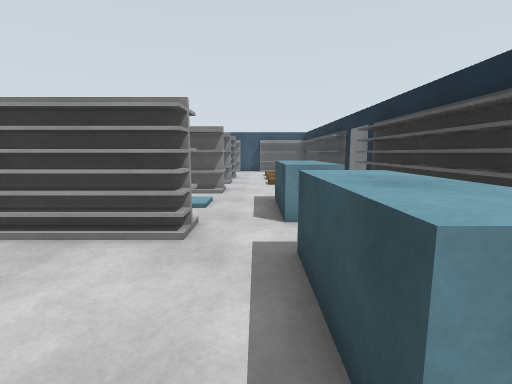
[1] (above)

17 first-person views from a walk through a world built for the Gazebo simulator. The camera is 1.2 m above the floor, tilts 8° down and sees 85° across. The floor is counted in squares, 1 m on a side. Each view is taken from the middle of a square. On the plan, view 1 faces up. The plan holds only what a view shows up to about 12 squares ahead; the rest is blank. Gazebo's built-in surfaces are drawn with simple patterns.

[2]
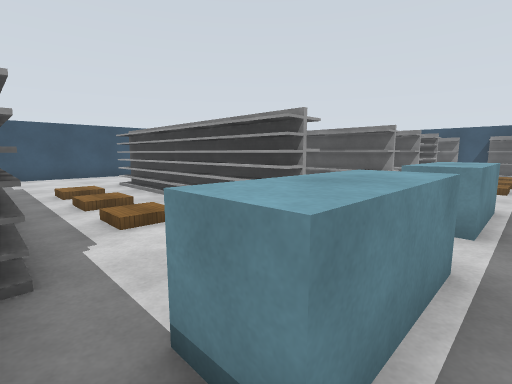

[3]
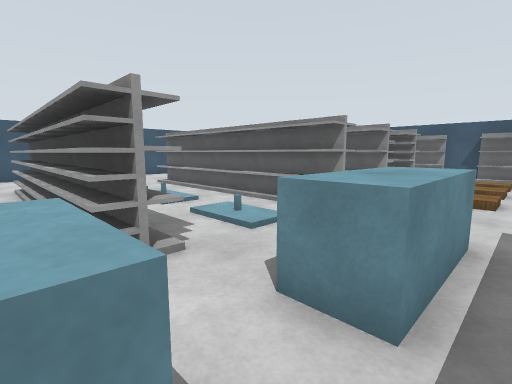

[4]
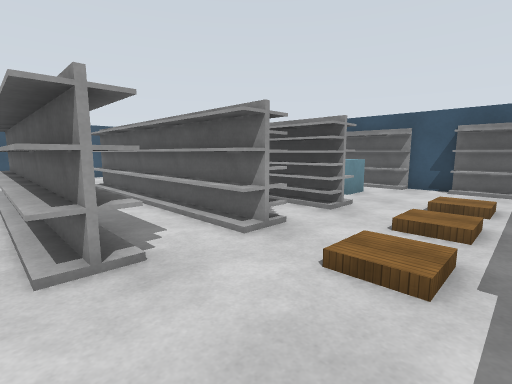

[5]
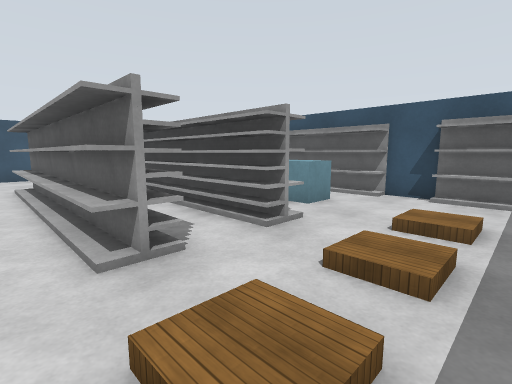

[6]
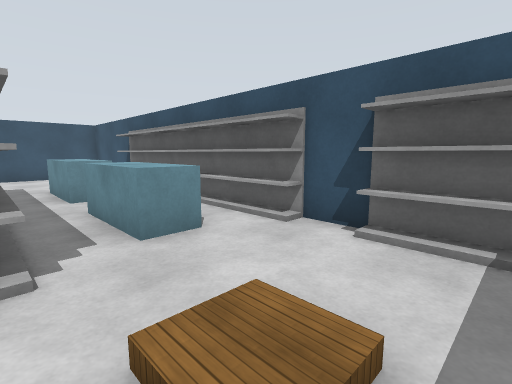

[7]
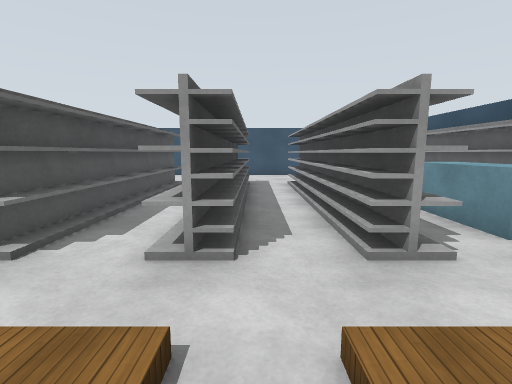

[8]
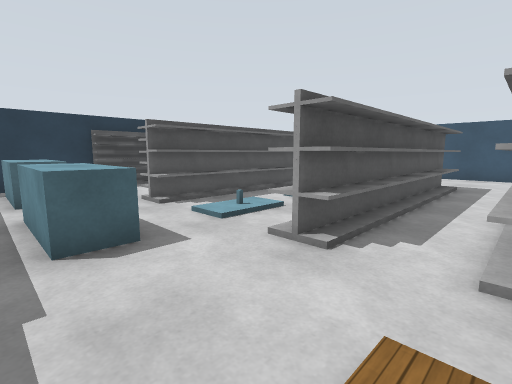

[9]
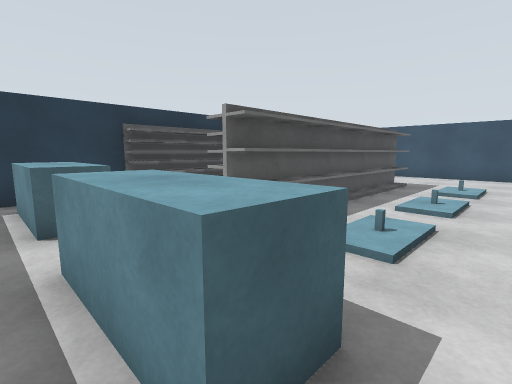

[10]
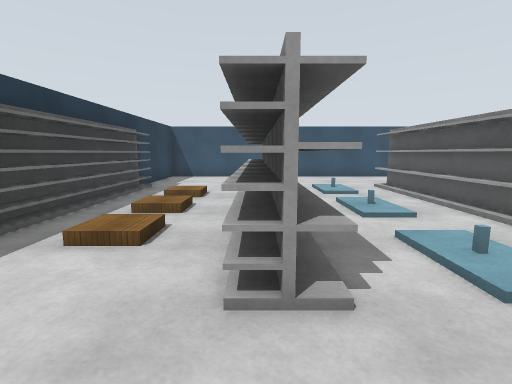

[11]
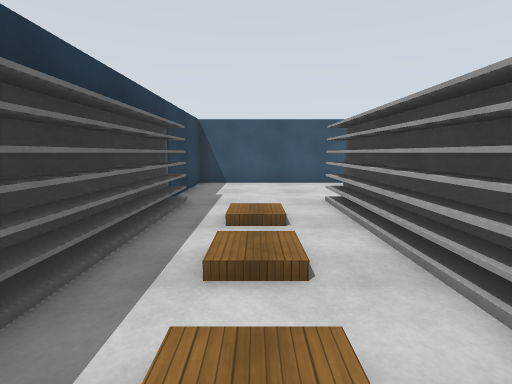

[12]
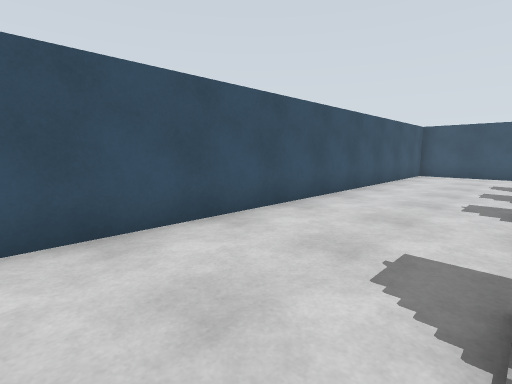

[13]
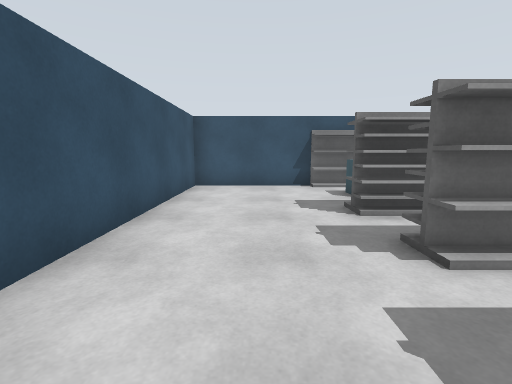

[14]
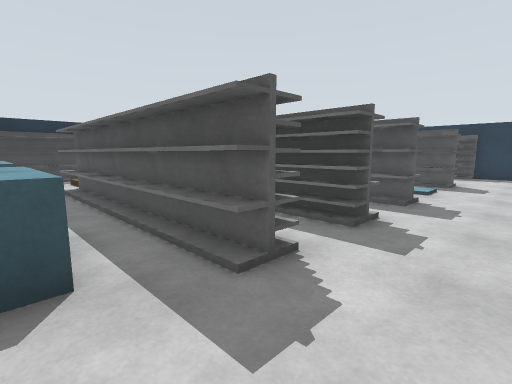

[15]
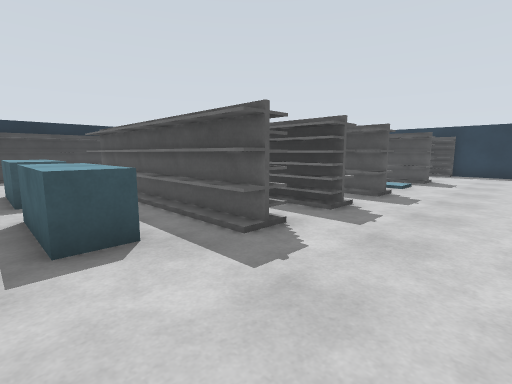

[16]
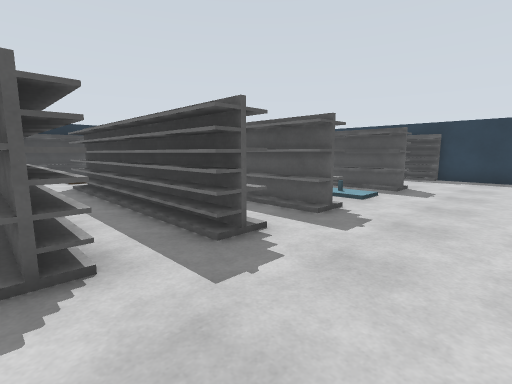

[17]
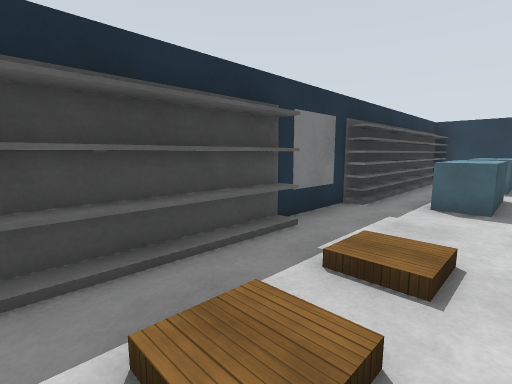

### Floor plan
Points are (right, up) in squares from view 1. A wall is a line through its corners. A room is listed if a view was taken in it or the views show most of it. See-through windows are left out.
Room 1 (views 1, 4, 5, 6, 7, 8, 9, 10, 11, 12, 13, 14, 15, 16, 17)
walls: (3.2, 7.6) (3.2, 10.3); (-8.9, 18.3) (-13.2, 18.3) (-13.2, -0.2) (-9, -0.2); (-1.1, -0.2) (1.6, -0.2); (0.4, 18.3) (-1, 18.3)
low walls: (1.5, 4.8) (0.5, 4.8) (0.5, 7.3) (1.5, 7.3); (1.5, 0.8) (0.5, 0.8) (0.5, 3.3) (1.5, 3.3)
ways out: opening at (1, 0) to room 2; opening at (1, 4) to room 2; opening at (2, 7) to room 2
objects: shelf (-9, 4) to (-1, 4); shelf (-9, 8) to (-1, 8); shelf (-9, 9) to (-1, 9); shelf (-9, 11) to (-1, 11); shelf (-9, 13) to (-1, 13); shelf (-9, 14) to (-1, 14); shelf (-8, 0) to (-2, 0); other object (-8, 7); cyan box (-8, 16) to (-6, 16); shelf (-8, 18) to (-2, 18); other object (-5, 7); cyan box (-4, 16) to (-2, 16); other object (-2, 7); shelf (1, 18); shelf (2, 18); shelf (3, 11) to (3, 16)
Room 2 (views 2, 3)
walls: (1.6, -0.2) (3, -0.2)
low walls: (1.5, 3.3) (1.5, 0.8); (1.5, 7.3) (1.5, 4.8)
ways out: opening at (1, 0) to room 1; opening at (1, 4) to room 1; opening at (2, 7) to room 1
objects: shelf (3, 1) to (3, 7)

Where each view was taken, in squares from view 1:
view 1: 0 up, 0 right, facing up
view 2: 0 up, 2 right, facing up-left
view 3: 3 up, 2 right, facing up-left
view 4: 8 up, 2 right, facing up-left
view 5: 10 up, 2 right, facing up-left
view 6: 14 up, 2 right, facing up-left
view 7: 12 up, 2 right, facing left
view 8: 11 up, 2 right, facing down-left
view 9: 8 up, 2 right, facing down-left
view 10: 4 up, 1 right, facing left
view 11: 2 up, 2 left, facing left
view 12: 2 up, 9 left, facing up-left
view 13: 8 up, 11 left, facing up
view 14: 16 up, 11 left, facing down-right
view 15: 17 up, 12 left, facing down-right
view 16: 14 up, 12 left, facing down-right
view 17: 14 up, 0 right, facing down-right
